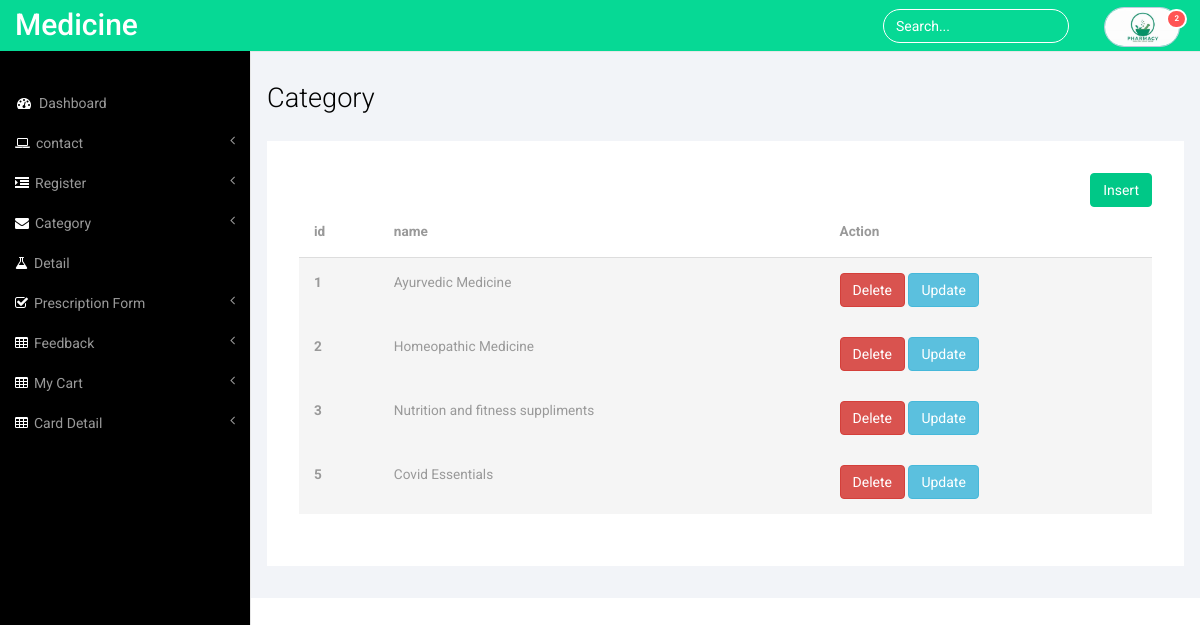
The page /admin/manageCategory.php on the database its author committed.
### tables this page shows
CREATE TABLE `category` (
  `id` int(10) NOT NULL,
  `name` varchar(50) NOT NULL
);

### admin/manageCategory.php (the view)
<?php include "include/header.php";
include "include/connectivity.php";
$q="select * from category order by Id ASC";
$exe=mysqli_query($conn,$q);
?>
        <div id="page-wrapper">
        <div class="col-md-12 graphs">
	   <div class="xs">
  	 <h3>Category</h3>
  	<div class="bs-example4" data-example-id="contextual-table">
      <a href="insertCategory.php" class="float-right btn btn-primary ">Insert</a>
    <table class="table">
      <thead>
        <tr>
          <th>id</th>
          <th>name</th>
          <th>Action</th>
        </tr>
      </thead>
      <tbody>
        <?php while($fetch=mysqli_fetch_array($exe)) { ?>
        <tr class="active">
          <th scope="row" ><?php echo $fetch['id']?></th>
          <td><?php echo $fetch['name']?></td>
          <td> <a href="deleteCategory.php?id=<?php echo $fetch['id'];?>" class="btn btn-danger">Delete</a>
           <a href="updateCategory.php?id=<?php echo $fetch['id'];?>" class="btn btn-info">Update</a></td>
        </tr>
      <?php } ?>
      </tbody>
    </table>
   </div>
  <?php include "include/footer.php";?>

### admin/css/style.css (style rules this page uses)
h4, h5, h6, h1, h2, h3 { margin-top: 0; }
html, body { font-family: 'Roboto', sans-serif; font-size: 100%; background:#000; overflow-x: hidden; }
body a { transition:0.5s all; -webkit-transition:0.5s all; -moz-transition:0.5s all; -o-transition:0.5s all; -ms-transition:0.5s all; }
.graphs { padding: 2em 1em; background: #f2f4f8; font-family: 'Roboto', sans-serif; }
.bs-example4 { background: #fff; padding: 2em; }
.xs h3, .widget_head { color:#000; font-size:1.7em; font-weight:300; margin-bottom: 1em; }
.table > thead > tr > th, .table > tbody > tr > th, .table > tfoot > tr > th, .table > thead > tr > td, .table > tbody > tr > td, .table > tfoot > tr > td { border-top: none !important; }
.btn-primary { background-color: rgb(0, 200, 135) !important; border-color: rgb(0, 200, 135) !important; color: #fff; }
.float-right, .pull-right { float: right!important; }
.table > thead > tr > th, .table > tbody > tr > th, .table > tfoot > tr > th, .table > thead > tr > td, .table > tbody > tr > td, .table > tfoot > tr > td { font-size: 0.85em; color: #999; }
.table td, .table>tbody>tr>td, .table>tbody>tr>th, .table>tfoot>tr>td, .table>tfoot>tr>th, .table>thead>tr>td, .table>thead>tr>th { padding:15px !important; }
.table > thead > tr > th { border-bottom: 1px solid #ddd !important; }

### admin/css/custom.css (style rules this page uses)
#page-wrapper { min-height: 568px; background-color: #fff; }
@media (min-width:768px) { #page-wrapper { position: inherit; margin: 0 0 0 250px; border-left: 1px solid #e7e7e7; } }

### rows shown on the page
category: id "1", name "Ayurvedic Medicine"
category: id "2", name "Homeopathic Medicine"
category: id "3", name "Nutrition and fitness suppliments"
category: id "5", name "Covid Essentials"
